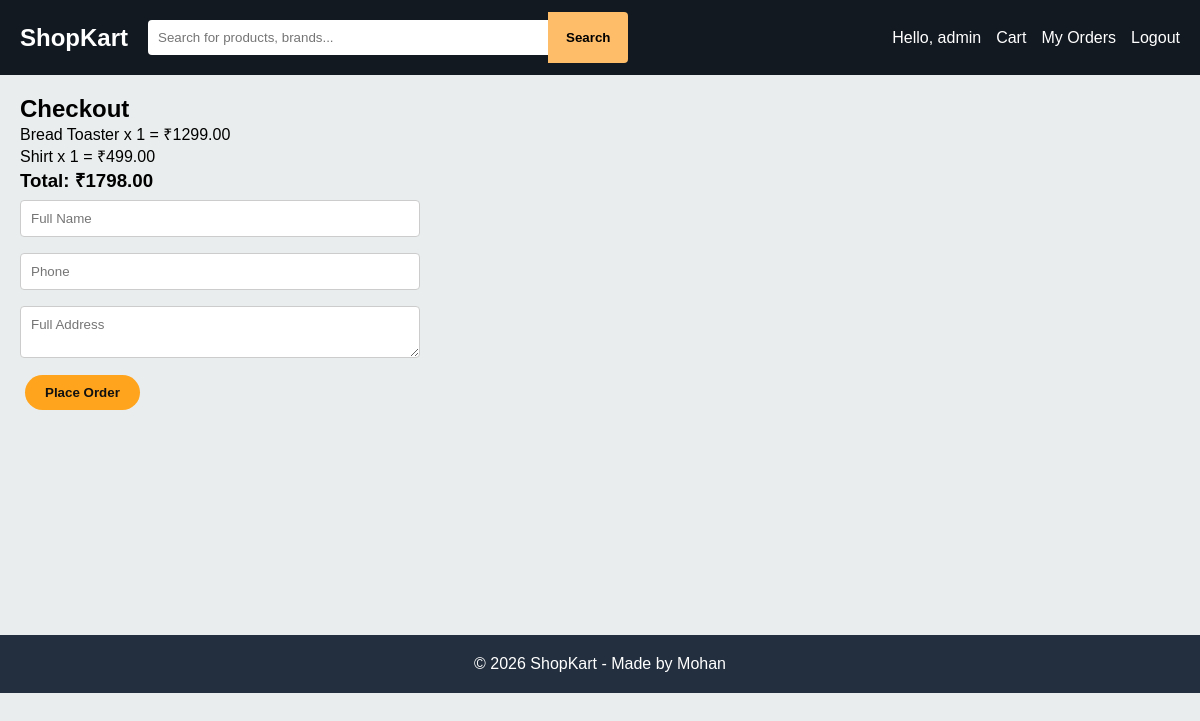
Screenshot of /orders/checkout/ (signed in) with the database file from the repository.
### cart/models.py (models this page shows, shortened)
class CartItem(models.Model):
    user = models.ForeignKey(User, on_delete=models.CASCADE)
    product = models.ForeignKey(Product, on_delete=models.CASCADE)
    quantity = models.PositiveIntegerField(default=1)
    @property
    def total(self):
        return self.product.price * self.quantity

### products/models.py (models this page shows, shortened)
class Product(models.Model):
    product_name = models.CharField(max_length=150)
    price = models.DecimalField(max_digits=10, decimal_places=2)
    old_price = models.DecimalField(max_digits=10, decimal_places=2, blank=True, null=True)
    description = models.TextField()
    stock = models.PositiveIntegerField(default=0)
    image = models.ImageField(upload_to="products/images/", blank=True, null=True)
    video = models.FileField(upload_to="products/videos/", blank=True, null=True)
    category = models.ForeignKey(Category, on_delete=models.PROTECT, related_name="products")
    created_at = models.DateTimeField(auto_now_add=True)

### orders/views.py (the view, shortened to what this page needs)
# urls.py: path('checkout/', views.checkout, name='checkout'),
@login_required
def checkout(request):
    items = CartItem.objects.filter(user=request.user)
    if not items.exists():
        return redirect('home')
    total = sum(i.total for i in items)
    return render(request, 'checkout.html', {'items': items, 'total': total})

### templates/checkout.html
{% extends 'base.html' %}
{% block content %}
<h2>Checkout</h2>
{% for i in items %}<p>{{ i.product.product_name }} x {{ i.quantity }} = ₹{{ i.total }}</p>{% endfor %}
<h3>Total: ₹{{ total }}</h3>
<form method="POST">{% csrf_token %}
  <input type="text" name="name" placeholder="Full Name" required><br>
  <input type="text" name="phone" placeholder="Phone" required><br>
  <textarea name="address" placeholder="Full Address" required></textarea><br>
  <button class="btn" type="submit">Place Order</button>
</form>
{% endblock %}

### templates/base.html (shortened to what this page needs)
{% load static %}
<!DOCTYPE html>
<html>
<head>
  <link rel="stylesheet" href="{% static 'style.css' %}">
</head>
<body>
<header class="navbar">
  <a href="{% url 'home' %}" class="logo">ShopKart</a>
  <form action="{% url 'home' %}" method="GET" class="search-form">
    <input type="text" name="q" value="{{ q|default:'' }}" placeholder="Search for products, brands...">
    <button type="submit">Search</button>
  </form>
  <nav>
    {% if user.is_authenticated %}
      <span>Hello, {{ user.username }}</span>
      <a href="{% url 'cart_view' %}">Cart</a>
      <a href="{% url 'my_orders' %}">My Orders</a>
      <a href="{% url 'logout' %}">Logout</a>
    {% else %}
      <a href="{% url 'login' %}">Login</a>
      <a href="{% url 'register' %}">Register</a>
      <a href="{% url 'cart_view' %}">Cart</a>
    {% endif %}
  </nav>
</header>
<main>{% block content %}{% endblock %}</main>
<footer>© 2026 ShopKart - Made by Mohan</footer>
</body>
</html>

### static/style.css (style rules this page uses)
* { margin:0; padding:0; box-sizing:border-box; font-family: Arial, sans-serif; }
body { background:#eaeded; }
.navbar { background:#131921; color:white; display:flex; align-items:center; gap:20px; padding:12px 20px; flex-wrap:wrap; }
.logo { color:white; font-size:24px; font-weight:bold; text-decoration:none; }
.search-form { flex:1; display:flex; }
.search-form input { flex:1; padding:10px; border:none; border-radius:4px 0 0 4px; }
.search-form button { background:#febd69; border:none; padding:10px 18px; border-radius:0 4px 4px 0; cursor:pointer; font-weight:bold; }
.navbar nav { display:flex; gap:15px; align-items:center; }
.navbar nav a { color:white; text-decoration:none; }
main { padding:20px; min-height:70vh; }
.btn { display:inline-block; background:#ffa41c; color:#111; padding:10px 20px; border-radius:20px; text-decoration:none; font-weight:bold; border:none; cursor:pointer; margin:5px; }
input, textarea { width:100%; max-width:400px; padding:10px; margin:8px 0; border:1px solid #ccc; border-radius:4px; }
footer { background:#232f3e; color:white; text-align:center; padding:20px; }

### rows the page displays
CartItem: product.product_name "Bread Toaster", quantity "1", total "1299.00"
CartItem: product.product_name "Shirt", quantity "1", total "499.00"

### other values shown
{{ user.username }} "admin"
{{ total }} "1798.00"
